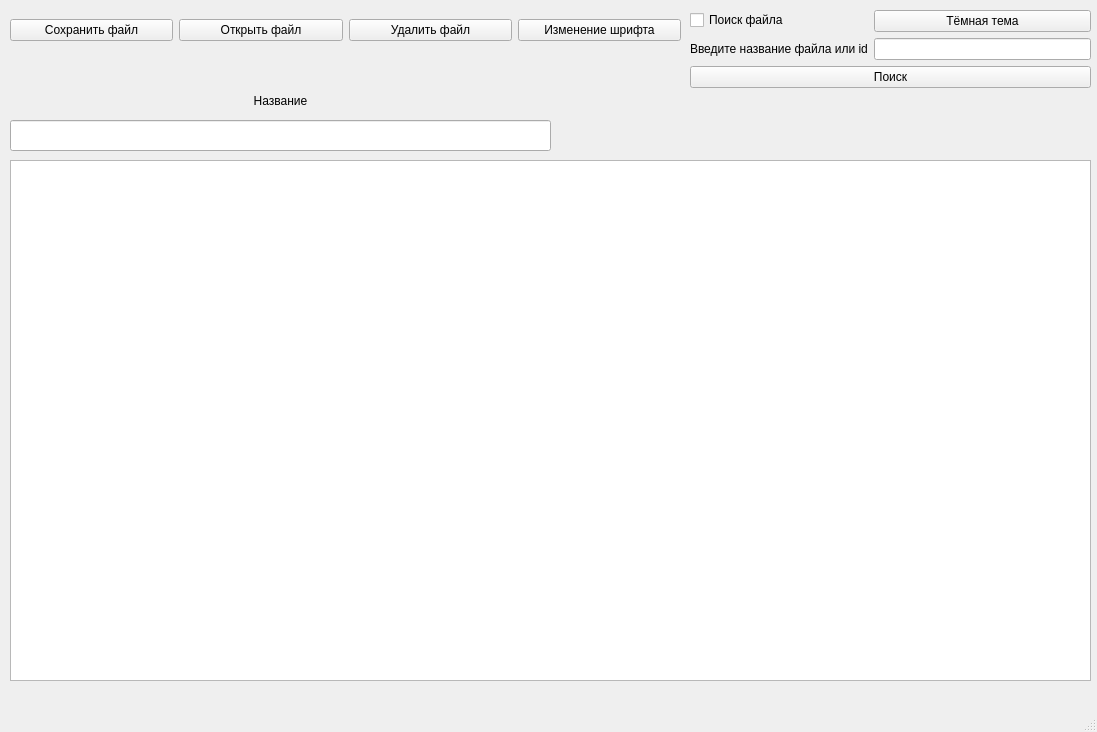
<?xml version="1.0" encoding="UTF-8"?>
<ui version="4.0">
 <class>MainWindow</class>
 <widget class="QMainWindow" name="MainWindow">
  <property name="geometry">
   <rect>
    <x>0</x>
    <y>0</y>
    <width>1097</width>
    <height>732</height>
   </rect>
  </property>
  <property name="windowTitle">
   <string>Блокнот 2.0</string>
  </property>
  <widget class="QWidget" name="centralwidget">
   <widget class="QLineEdit" name="lineEdit">
    <property name="geometry">
     <rect>
      <x>10</x>
      <y>120</y>
      <width>541</width>
      <height>31</height>
     </rect>
    </property>
   </widget>
   <widget class="QLabel" name="label">
    <property name="geometry">
     <rect>
      <x>10</x>
      <y>90</y>
      <width>541</width>
      <height>21</height>
     </rect>
    </property>
    <property name="layoutDirection">
     <enum>Qt::LeftToRight</enum>
    </property>
    <property name="text">
     <string>Название</string>
    </property>
    <property name="alignment">
     <set>Qt::AlignCenter</set>
    </property>
   </widget>
   <widget class="QTextEdit" name="textEdit">
    <property name="geometry">
     <rect>
      <x>10</x>
      <y>160</y>
      <width>1081</width>
      <height>521</height>
     </rect>
    </property>
   </widget>
   <widget class="QWidget" name="formLayoutWidget">
    <property name="geometry">
     <rect>
      <x>690</x>
      <y>10</y>
      <width>401</width>
      <height>91</height>
     </rect>
    </property>
    <layout class="QFormLayout" name="formLayout_2">
     <item row="1" column="0">
      <widget class="QLabel" name="label_2">
       <property name="text">
        <string>Введите название файла или id</string>
       </property>
      </widget>
     </item>
     <item row="1" column="1">
      <widget class="QLineEdit" name="lineEdit_2">
       <property name="enabled">
        <bool>true</bool>
       </property>
       <property name="frame">
        <bool>true</bool>
       </property>
      </widget>
     </item>
     <item row="0" column="0">
      <widget class="QCheckBox" name="checkBox">
       <property name="text">
        <string>Поиск файла</string>
       </property>
       <property name="checked">
        <bool>false</bool>
       </property>
      </widget>
     </item>
     <item row="2" column="0" colspan="2">
      <widget class="QPushButton" name="pushButton_4">
       <property name="text">
        <string>Поиск</string>
       </property>
      </widget>
     </item>
     <item row="0" column="1">
      <widget class="QPushButton" name="pushButton_5">
       <property name="text">
        <string>Тёмная тема</string>
       </property>
      </widget>
     </item>
    </layout>
   </widget>
   <widget class="QWidget" name="horizontalLayoutWidget">
    <property name="geometry">
     <rect>
      <x>10</x>
      <y>10</y>
      <width>671</width>
      <height>41</height>
     </rect>
    </property>
    <layout class="QHBoxLayout" name="horizontalLayout_2">
     <item>
      <widget class="QPushButton" name="pushButton">
       <property name="text">
        <string>Сохранить файл</string>
       </property>
      </widget>
     </item>
     <item>
      <widget class="QPushButton" name="pushButton_2">
       <property name="text">
        <string>Открыть файл</string>
       </property>
      </widget>
     </item>
     <item>
      <widget class="QPushButton" name="pushButton_7">
       <property name="text">
        <string>Удалить файл</string>
       </property>
      </widget>
     </item>
     <item>
      <widget class="QPushButton" name="pushButton_6">
       <property name="text">
        <string>Изменение шрифта</string>
       </property>
      </widget>
     </item>
    </layout>
   </widget>
  </widget>
  <widget class="QMenuBar" name="menubar">
   <property name="geometry">
    <rect>
     <x>0</x>
     <y>0</y>
     <width>1097</width>
     <height>21</height>
    </rect>
   </property>
  </widget>
  <widget class="QStatusBar" name="statusbar"/>
 </widget>
 <resources/>
 <connections/>
</ui>
